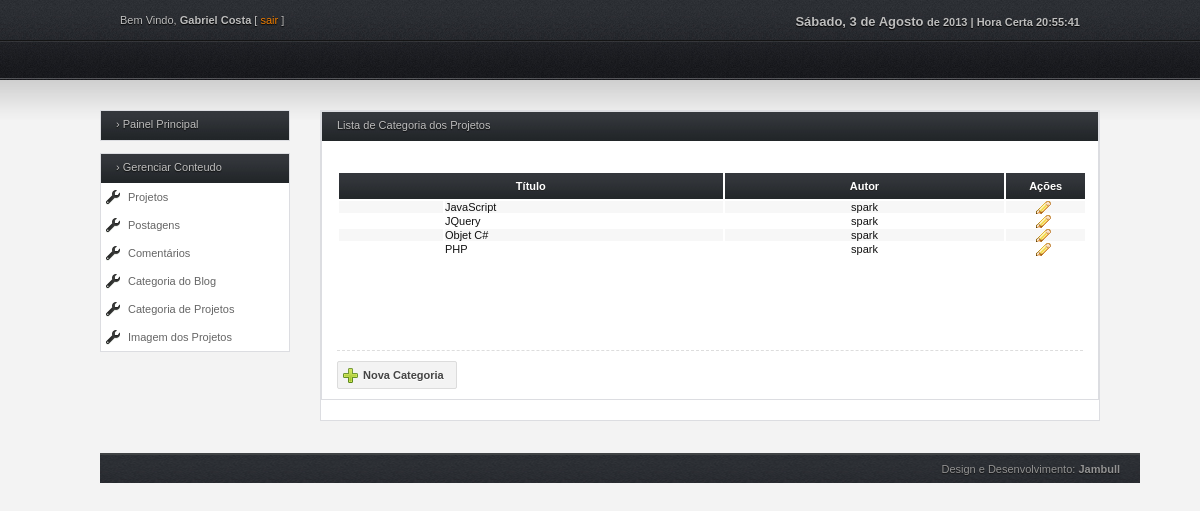
Page /jb-user/Categoria.de.Projetos.php (signed in) on the committed database.
### tables this page shows
CREATE TABLE IF NOT EXISTS `usuario` (
  `id` int(11) NOT NULL AUTO_INCREMENT,
  `nome` varchar(255) NOT NULL,
  `username` varchar(255) NOT NULL,
  `foto` varchar(255) NOT NULL,
  `email` varchar(255) NOT NULL,
  `senha` varchar(255) NOT NULL,
  `nivel` varchar(50) NOT NULL,
  PRIMARY KEY (`id`)
);

CREATE TABLE IF NOT EXISTS `projetos_menu` (
  `id` int(11) NOT NULL AUTO_INCREMENT,
  `autor` varchar(255) NOT NULL,
  `titulo` varchar(255) NOT NULL,
  `capa` varchar(255) NOT NULL,
  `desc` text NOT NULL,
  PRIMARY KEY (`id`)
);

### jb-user/Categoria.de.Projetos.php (the view, shortened to what this page needs)
<?php require_once('../Connections/conn.php'); ?>
<?php
$logoutAction = $_SERVER['PHP_SELF']."?doLogout=true";
?>
<?php
if (!function_exists("GetSQLValueString")) {
function GetSQLValueString($theValue, $theType, $theDefinedValue = "", $theNotDefinedValue = "")
{
  $theValue = function_exists("mysql_real_escape_string") ? mysql_real_escape_string($theValue) : mysql_escape_string($theValue);
  switch ($theType) {
    case "text":
      $theValue = ($theValue != "") ? "'" . $theValue . "'" : "NULL";
      break;
  }
  return $theValue;
}
}
$colname_userlogado = "-1";
if (isset($_SESSION['MM_Username'])) {
  $colname_userlogado = $_SESSION['MM_Username'];
}
$query_userlogado = sprintf("SELECT * FROM usuario WHERE username = %s", GetSQLValueString($colname_userlogado, "text"));
$userlogado = mysql_query($query_userlogado, $conn) or die(mysql_error());
$row_userlogado = mysql_fetch_assoc($userlogado);
$maxRows_categoriadosprojetos = 15;
$pageNum_categoriadosprojetos = 0;
$startRow_categoriadosprojetos = $pageNum_categoriadosprojetos * $maxRows_categoriadosprojetos;
$query_categoriadosprojetos = "SELECT * FROM projetos_menu ORDER BY titulo ASC";
$query_limit_categoriadosprojetos = sprintf("%s LIMIT %d, %d", $query_categoriadosprojetos, $startRow_categoriadosprojetos, $maxRows_categoriadosprojetos);
$categoriadosprojetos = mysql_query($query_limit_categoriadosprojetos, $conn) or die(mysql_error());
$row_categoriadosprojetos = mysql_fetch_assoc($categoriadosprojetos);
?>
<!DOCTYPE HTML>
<html lang="pt-br">
<head>
<link rel="stylesheet" type="text/css" href="../tema/administrator/style.css" media="screen" />
<link rel="stylesheet" type="text/css" href="../tema/administrator/navi.css" media="screen" />
<link href="../plugins/shadowbox/shadowbox.css" rel="stylesheet" type="text/css" />
</head>
<body onLoad="initTime();">
<div class="wrap">
  <div id="header">
    <div id="header">
	  <div id="top">
	    <div class="left">
	      <p>Bem Vindo, <strong><?php echo $row_userlogado['nome']; ?></strong> [ <a href="<?php echo $logoutAction ?>">sair</a> ]</p>
        </div>
	    <div class="right">
				<div class="align-right">
					<p><strong><script type="text/javascript" src="../plugins/data.js"></script> de <?php echo date("Y") ?> | Hora Certa<script type="text/javascript" src="../plugins/hora.js"></script> <span id="timer">Horas</span></strong></p>
				</div>
			</div>
		</div>
	</div>
    <div id="nav"></div>
  </div>
	<div id="content">
		<div id="sidebar">
			<div class="box">
				<div class="h_title">&#8250; Painel Principal</div>
			</div>
			<div class="box">
				<div class="h_title">&#8250; Gerenciar Conteudo</div>
				<ul id="home">
					<li class="b1"><a class="icon config" href="Projetos">Projetos</a></li>
                    <li class="b1"><a class="icon config" href="Postagens">Postagens</a></li>
                    <li class="b1"><a class="icon config" href="Comentarios">Comentários</a></li>
                    <li class="b1"><a class="icon config" href="Categoria.do.Blog">Categoria do Blog</a></li>
                    <li class="b1"><a class="icon config" href="Categoria.de.Projetos">Categoria de Projetos</a></li>
                    <li class="b1"><a class="icon config" href="Imagem.dos.Projetos">Imagem dos Projetos</a></li>
				</ul>
			</div>
		</div>
		<div id="main">
		  <div class="full_w">
			<div class="full_w">
				<div class="h_title">Lista de Categoria dos Projetos</div>
			  <div class="entry">
				</div>
			    <table width="750">
				    <thead>
				      <tr>
				        <th colspan="2" scope="col">Título</th>
				        <th width="268" scope="col">Autor</th>
				        <th width="77" style="width: 65px;" scope="col">Ações</th>
				        </tr>
				      </thead>
				    <tbody>
				      <?php do { ?>
			          <tr>
			            <td width="105">&nbsp;</td>
			            <td width="280"><?php echo $row_categoriadosprojetos['titulo']; ?></td>
			            <td align="center"><?php echo $row_categoriadosprojetos['autor']; ?></td>
			            <td align="center">
			              <a href="Editar.Categoria.dos.Projetos?id=<?php echo $row_categoriadosprojetos['id']; ?>" class="table-icon edit" title="" rel="shadowbox;width=900;height=200;"></a>
		                </td>
		              </tr>
				        <?php } while ($row_categoriadosprojetos = mysql_fetch_assoc($categoriadosprojetos)); ?>
                    </tbody>
			      </table>
				<div class="entry">
					<div class="pagination">
                      <table border="0">
                      </table>
                    </div>
					<div class="sep"></div>
					<a class="button add" href="Nova.Categoria.de.Projeto">Nova Categoria</a>
			  </div>
			</div>
		</div>
	</div>
		<div id="footer">
		<div class="right">
			<p>Design e Desenvolvimento: <a href="http://jambull.com.br">Jambull</a></p>
		</div>
	</div>
	</div>
</body>
</html>

### tema/administrator/style.css (style rules this page uses)
* { margin: 0; padding: 0; }
body { background: #f3f3f3 url(img/bg_top.jpg) repeat-x; color: #bebebe; font-family: Tahoma, Arial, Helvetica, sans-serif; font-size: 11px; margin: 0; }
a { text-decoration: none; }
button, .button { background: #F3F3F3; border: 1px solid #DCDCDC; border-radius: 2px; color: #444444; cursor: pointer; display: inline-block; font: 700 11px Tahoma, Arial, sans-serif; margin-right: 10px; padding: 7px 12px 7px 12px; position: relative; text-decoration: none; text-shadow: 0px 1px 0px #FFFFFF; visibility: visible; }
.wrap { margin: 0 auto; width: 1000px; }
#header #top { height: 34px; padding: 14px 20px 0 20px; }
#header #top p { text-shadow: #000 0px 1px 1px; }
#header #top a { color: #f07e01; }
#content { margin: 30px 0 30px 0; }
#content .b1 { background: #ffffff; }
#content tr:nth-child(even) { background: #ffffff; }
#content tr:nth-child(odd) { background: #f7f7f7; }
#content #sidebar { float: left; margin: 0 20px 0 0; width: 190px; }
#sidebar a { color: #656565; }
#sidebar .box { border: 1px solid #DCDDE1; margin: 0 0 12px 0; }
#sidebar .box .h_title { background: url(img/bg_box_head.jpg) repeat-x; color: #bebebe; cursor: pointer; font-size: 11px; font-weight: normal; height: 22px; padding: 7px 0 0 15px; text-shadow: #0E0E0E 0px 1px 1px; }
#sidebar .box ul { list-style: none; }
#sidebar .box ul li { padding: 8px 0 8px 5px; }
.box ul li .icon { padding: 2px 0 2px 22px; }
.box ul li .config { background: url(img/i_config.png) no-repeat center left; }
#content #main { float: right; margin: 0 0 12px 0; width: 780px; }
#main .full_w { background: #ffffff; border: 1px solid #DCDDE1; color: #848484; margin: 0 0 20px 0; }
#main .full_w .h_title, #main .half_w .h_title { background: url(img/bg_box_head.jpg) repeat-x; color: #bebebe; font-size: 11px; font-weight: normal; height: 22px; padding: 7px 0 0 15px; text-shadow: #0E0E0E 0px 1px 1px; }
table { margin: 15px; color:#111; }
table a { color:#000; text-decoration:none; }
table th { background: url(img/bg_box_head.jpg) repeat-x; color: #FFF; font-size: 11px; font-weight: bold; padding: 7px; text-shadow: 0px 1px #242424; }
.table-icon { padding: 1px 8px; margin-right: 5px; }
.edit.table-icon { background: url(img/i_edit.png) no-repeat; }
.pagination { margin: 5px auto; padding: 12px 0; text-align: center; }
#footer { background: url(img/bg_top.jpg) repeat-x top center; border-top: 2px solid #404345; color: #939393; float: left; margin: 0 auto; padding: 8px 20px; text-shadow: #111111 0px 1px 1px; width: 1000px; bottom:0px; }
#footer a { color: #939393; font-weight: bold; }
.entry { color: #444; margin: 5px 0; padding: 5px 15px; text-shadow: 0px 1px #ffffff; }
.add { background: #F3F3F3 url(img/i_add.png) no-repeat 4px center; padding-left: 25px; }
.sep { border-bottom: 1px dashed #DDDDDD; margin: 10px 0; }
.left { float: left; }
.right { float: right; }
.align-right { text-align: right; }

### tema/administrator/navi.css (style rules this page uses)
#header #nav { height: 27px; margin:0; padding: 5px 20px 0 10px; position: relative; }

### rows in the picture
usuario: nome "Gabriel Costa"
projetos_menu: titulo "JavaScript", autor "spark"
projetos_menu: titulo "JQuery", autor "spark"
projetos_menu: titulo "Objet C#", autor "spark"
projetos_menu: titulo "PHP", autor "spark"
